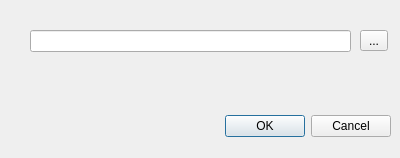
<?xml version="1.0" encoding="UTF-8"?>
<ui version="4.0">
 <class>adirectories</class>
 <widget class="QDialog" name="adirectories">
  <property name="geometry">
   <rect>
    <x>0</x>
    <y>0</y>
    <width>400</width>
    <height>158</height>
   </rect>
  </property>
  <property name="windowTitle">
   <string>Select File</string>
  </property>
  <widget class="QDialogButtonBox" name="buttonBox">
   <property name="geometry">
    <rect>
     <x>50</x>
     <y>110</y>
     <width>341</width>
     <height>32</height>
    </rect>
   </property>
   <property name="orientation">
    <enum>Qt::Horizontal</enum>
   </property>
   <property name="standardButtons">
    <set>QDialogButtonBox::Cancel|QDialogButtonBox::Ok</set>
   </property>
  </widget>
  <widget class="QLineEdit" name="lineEditDirectories">
   <property name="geometry">
    <rect>
     <x>30</x>
     <y>30</y>
     <width>321</width>
     <height>22</height>
    </rect>
   </property>
  </widget>
  <widget class="QToolButton" name="toolButton">
   <property name="geometry">
    <rect>
     <x>360</x>
     <y>30</y>
     <width>28</width>
     <height>21</height>
    </rect>
   </property>
   <property name="text">
    <string>...</string>
   </property>
  </widget>
 </widget>
 <resources/>
 <connections>
  <connection>
   <sender>buttonBox</sender>
   <signal>accepted()</signal>
   <receiver>adirectories</receiver>
   <slot>accept()</slot>
   <hints>
    <hint type="sourcelabel">
     <x>248</x>
     <y>254</y>
    </hint>
    <hint type="destinationlabel">
     <x>157</x>
     <y>274</y>
    </hint>
   </hints>
  </connection>
  <connection>
   <sender>buttonBox</sender>
   <signal>rejected()</signal>
   <receiver>adirectories</receiver>
   <slot>reject()</slot>
   <hints>
    <hint type="sourcelabel">
     <x>316</x>
     <y>260</y>
    </hint>
    <hint type="destinationlabel">
     <x>286</x>
     <y>274</y>
    </hint>
   </hints>
  </connection>
 </connections>
</ui>
